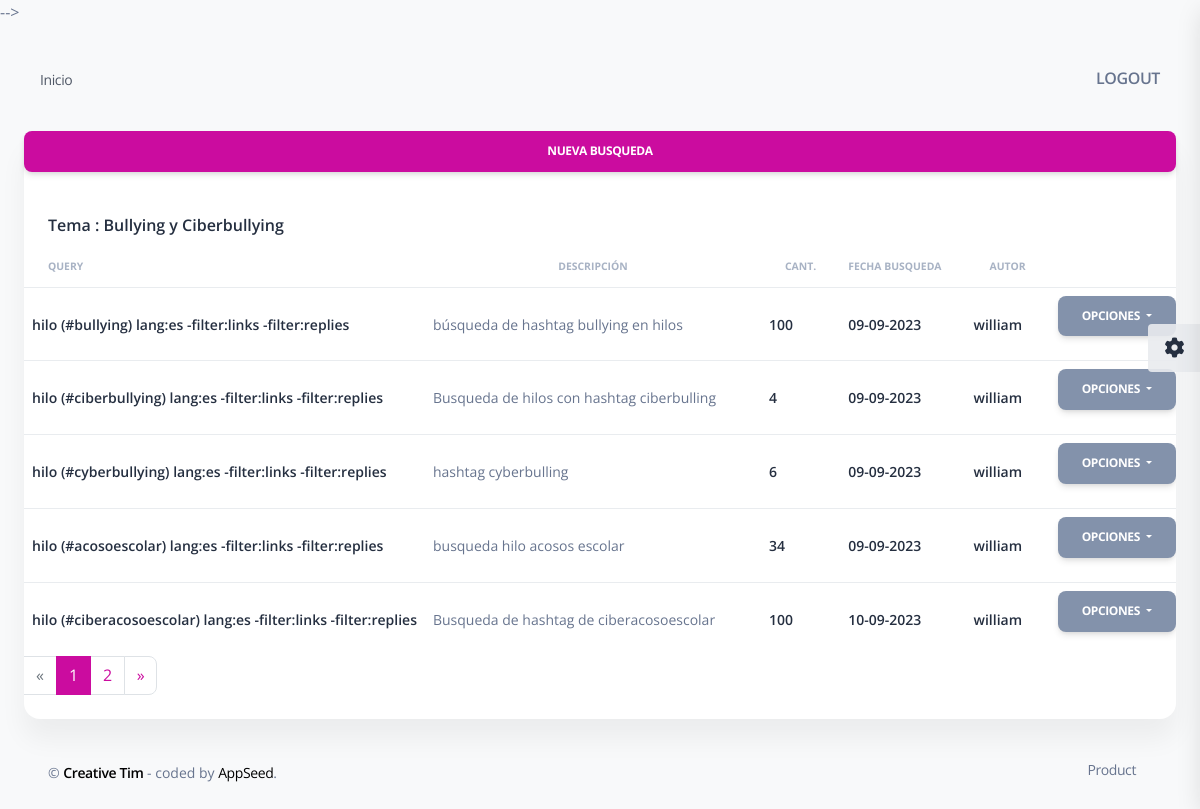
Screenshot of /busquedas/1/ with the database file from the repository.
### twitter/models.py (models this page shows, shortened)
class Tema(models.Model):
    tema = models.CharField(max_length=200)
    descripcion = models.TextField(null=True)
    fcreacion = models.DateField('Fecha Creación',auto_now_add=True)
    autor = models.ForeignKey(settings.AUTH_USER_MODEL,on_delete=models.RESTRICT, blank=True, null=True)
    contexto = models.TextField(max_length=300)
    def __str__(self):
        return self.tema

class Busqueda(models.Model):
    query = models.CharField(max_length=300)
    descripcion = models.CharField(max_length=300)
    numero_resultados = models.PositiveIntegerField(validators=[MinValueValidator(0)])
    numero_respuestas = models.PositiveIntegerField(validators=[MinValueValidator(0)])
    fbusqueda = models.DateField('Fecha',auto_now_add=True)
    reciente = models.BooleanField (null=True)
    buscar_respuestas = models.BooleanField (null=True)
    autor = models.ForeignKey(settings.AUTH_USER_MODEL,on_delete=models.RESTRICT, blank=True, null=True)
    tema = models.ForeignKey(Tema, on_delete=models.RESTRICT)
    tweets = models.ManyToManyField(Tweet)
    def __str__(self):
        return self.descripcion

### twitter/views.py (the view)
# urls.py: path("busquedas/<int:id_tema>/", BusquedasPorTema.as_view(),name='busqueda_por_tema'),
class BusquedasPorTema(ListView):
    paginate_by = 5
    template_name = 'paginas/Busquedas/busquedas_por_tema.html'
    model = Busqueda
    context_object_name='Busquedas'
    def get_context_data(self, **kwargs):
        context=super().get_context_data(**kwargs)
        context["tema"]=self.tema
        return context
    def get_queryset(self):
        print(self.kwargs)
        self.tema = get_object_or_404(Tema, id=self.kwargs["id_tema"])
        print(self.tema)
        print(Busqueda.objects.filter(tema=self.tema))
        return Busqueda.objects.filter(tema=self.tema)

### twitter/templates/paginas/Busquedas/busquedas_por_tema.html (shortened to what this page needs)
{% extends 'layouts/base.html' %}
{% block content %}
<div class="container-fluid py-4">
  <div class="row">
    <div class="col-12">
      <div class="card mb-4">
        <button  type="button" class="btn btn-primary" onclick="abrir_modal_nuevo('{% url 'twitter:crear_busqueda' tema.id %}')" >
          Nueva Busqueda
        </button>
        {% if Busquedas %}
        <div class="card-header pb-0">
          <h6>Tema : {{tema}}</h6>
        </div>
        <div class="card-body px-0 pt-0 pb-2">
          <div class="table-responsive p-0">
            <table class="table table-stripped align-items-center mb-0">
              <thead>
                <tr>
                  <th class="text-uppercase text-secondary text-xxs font-weight-bolder opacity-7">Query</th>
                  <th class="text-center text-uppercase text-secondary text-xxs font-weight-bolder opacity-7">
                    Descripción
                  </th>
                  <th class="text-center text-uppercase text-secondary text-xxs font-weight-bolder opacity-7">Cant.</th>
                  <th class="text-uppercase text-secondary text-xxs font-weight-bolder opacity-7 ps-2">Fecha Busqueda</th>
                  <th class="text-center text-uppercase text-secondary text-xxs font-weight-bolder opacity-7">Autor</th>
                  <th class="text-secondary opacity-7"></th>
                </tr>
              </thead>
              <tbody>
                {% for busqueda in Busquedas %}
                <tr>
                  <td>
                    <h6 class="mb-0 text-sm">{{busqueda.query}}</h6>
                  </td>
                  <td>
                    <div class="mb-0 text-sm text-wrap" style="width: 20rem;">
                      {{busqueda.descripcion}}
                    </div>
                  </td>
                  <td>
                    <h6 class="mb-0 text-sm">{{busqueda.numero_resultados}}</h6>
                  </td>
                  <td>
                    <h6 class="mb-0 text-sm">{{busqueda.fbusqueda|date:'d-m-Y'}}</h6>
                  </td>
                  <td>
                    <h6 class="mb-0 text-sm">{{busqueda.autor}}</h6>
                  </td>
                  <td>
                    <div class="btn-group position-static">
                      <button class="btn btn-secondary dropdown-toggle" type="button" id="dropdownMenuButton1" data-bs-toggle="dropdown" aria-expanded="false">
                        Opciones
                      </button>
                    </div>
                  </td>
                </tr>
                {% endfor %}
              </tbody>
            </table>
            {% if is_paginated %}
  <ul class="pagination">
    <li class="page-item">
      {% if page_obj.has_previous %}
      <li class="page-item "><a class="page-link" href="?page={{ page_obj.previous_page_number }}">&laquo;</a></li>
    {% else %}
      <li class="disabled page-item"><span class="page-link"> &laquo;</span></li>
    {% endif %}
    {% for i in paginator.page_range %}
      {% if page_obj.number == i %}
          <li class="page-item active" aria-current="page">
            <span class="page-link">{{ i }}</span>
          </li>
      {% else %}
        <li class="page-item"><a class="page-link" href="?page={{ i }}">{{ i }}</a></li>
      {% endif %}
    {% endfor %}
    {% if page_obj.has_next %}
      <li class="page-item"><a class="page-link" href="?page={{ page_obj.next_page_number }}">&raquo;</a></li>
    {% else %}
      <li class="disabled page-item"><span class="page-link">&raquo;</span></li>
    {% endif %}
    </li>
  </ul>
{% endif %}
            {% else %}
            <div class="card-header pb-0">
              <h6>No hay Busquedas para capsulas educativas</h6>
            </div>
            {% endif%}
          </div>
        </div>
      </div>
    </div>
  </div>
  {% include "includes/footer.html" %}
</div>
{% endblock content %}

### twitter/templates/layouts/base.html (shortened to what this page needs)
<!DOCTYPE html>
<html lang="en">
<head>
  <link href="/static/assets/css/nucleo-icons.css" rel="stylesheet" />
  <link href="/static/assets/css/nucleo-svg.css" rel="stylesheet" />
  <link href="/static/assets/css/nucleo-svg.css" rel="stylesheet" />
  <link id="pagestyle" href="/static/assets/css/soft-ui-dashboard.css?v=1.0.0" rel="stylesheet" />
</head>
<body class="g-sidenav-show bg-gray-100">
  <main class="main-content mt-4 border-radius-lg">
    {% include "includes/navigation.html" %}
    {% block content %}{% endblock content %}
  </main>
  {% include "includes/fixed-plugin.html" %}
</body>
</html>

### twitter/templates/includes/navigation.html (shortened to what this page needs)
  <nav class="navbar navbar-main navbar-expand-lg px-0 mx-4 shadow-none border-radius-xl" id="navbarBlur" navbar-scroll="true">
    <div class="container-fluid px-3">
        <nav aria-label="breadcrumb">
          <ol class="breadcrumb bg-transparent mb-0 pb-1 px-0 me-sm-6 me-12">
            <li class="breadcrumb-item"><a class="opacity-8 text-dark" href="{% url 'twitter:temas' %}">Inicio</a></li>
          </ol>
        </nav>
        <div class="collapse navbar-collapse me-md-0 me-4" id="navbar">
          <ul class="navbar-nav mb-2 mb-sm-0 ms-sm-auto justify-content-sm-end">
            <li class="nav-item d-flex align-items-center">
              <a href="{% url 'autentication:logout' %}"
                 class="nav-link text-body text-uppercase font-weight-bold px-0">
                Logout
              </a>
            </li>
          </ul>
        </div>
    </div>
  </nav>

### twitter/templates/includes/footer.html
      <footer class="footer pt-3">
        <div class="container-fluid">
          <div class="row align-items-center justify-content-lg-between">
            <div class="col-lg-6 mb-lg-0 mb-4">
              <div class="copyright text-center text-sm text-muted text-lg-left">
                &copy;
                <a href="https://bit.ly/3fKQZaL" class="font-weight-bold" target="_blank">Creative Tim</a>
                - coded by <a target="_blank" href="https://appseed.us">AppSeed</a>.
              </div>
            </div>
            <div class="col-lg-6">
              <ul class="nav nav-footer justify-content-center justify-content-lg-end">
                <li class="nav-item">
                  <a href="https://www.creative-tim.com/product/soft-ui-dashboard-django"
                     class="nav-link text-muted" target="_blank">Product</a>
                </li>
              </ul>
            </div>
          </div>
        </div>
      </footer>

### twitter/templates/includes/fixed-plugin.html (shortened to what this page needs)
  <div class="fixed-plugin">
    <a class="fixed-plugin-button position-fixed px-3 py-2">
      <i class="fa fa-cog text-dark"> </i>
    </a>
  </div>

### rows the page displays
Tema: tema "Bullying y Ciberbullying"
Busqueda: query "hilo (#bullying) lang:es -filter:links -filter:replies", descripcion "búsqueda de hashtag bullying en hilos", numero_resultados "100", fbusqueda "09-09-2023", autor "william"
Busqueda: query "hilo (#ciberbullying) lang:es -filter:links -filter:replies", descripcion "Busqueda de hilos con hashtag ciberbulling", numero_resultados "4", fbusqueda "09-09-2023", autor "william"
Busqueda: query "hilo (#cyberbullying) lang:es -filter:links -filter:replies", descripcion "hashtag cyberbulling", numero_resultados "6", fbusqueda "09-09-2023", autor "william"
Busqueda: query "hilo (#acosoescolar) lang:es -filter:links -filter:replies", descripcion "busqueda hilo acosos escolar", numero_resultados "34", fbusqueda "09-09-2023", autor "william"
Busqueda: query "hilo (#ciberacosoescolar) lang:es -filter:links -filter:replies", descripcion "Busqueda de hashtag de ciberacosoescolar", numero_resultados "100", fbusqueda "10-09-2023", autor "william"

### other values shown
{{ i }} "1"
{{ i }} "2"
